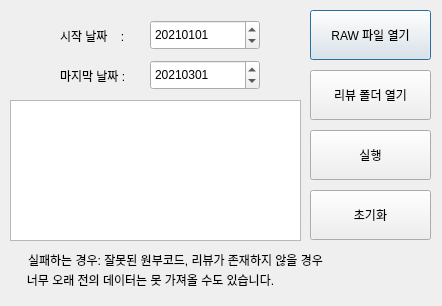
<?xml version="1.0" encoding="UTF-8"?>
<ui version="4.0">
 <class>Dialog</class>
 <widget class="QDialog" name="Dialog">
  <property name="geometry">
   <rect>
    <x>0</x>
    <y>0</y>
    <width>442</width>
    <height>306</height>
   </rect>
  </property>
  <property name="windowTitle">
   <string>Dialog</string>
  </property>
  <widget class="QDateEdit" name="START_DATE">
   <property name="geometry">
    <rect>
     <x>150</x>
     <y>20</y>
     <width>110</width>
     <height>30</height>
    </rect>
   </property>
   <property name="dateTime">
    <datetime>
     <hour>0</hour>
     <minute>0</minute>
     <second>0</second>
     <year>2021</year>
     <month>1</month>
     <day>1</day>
    </datetime>
   </property>
   <property name="minimumDateTime">
    <datetime>
     <hour>0</hour>
     <minute>0</minute>
     <second>0</second>
     <year>2020</year>
     <month>1</month>
     <day>1</day>
    </datetime>
   </property>
   <property name="displayFormat">
    <string>yyyyMMdd</string>
   </property>
  </widget>
  <widget class="QDateEdit" name="END_DATE">
   <property name="geometry">
    <rect>
     <x>150</x>
     <y>60</y>
     <width>110</width>
     <height>30</height>
    </rect>
   </property>
   <property name="dateTime">
    <datetime>
     <hour>0</hour>
     <minute>0</minute>
     <second>0</second>
     <year>2021</year>
     <month>3</month>
     <day>1</day>
    </datetime>
   </property>
   <property name="minimumDateTime">
    <datetime>
     <hour>0</hour>
     <minute>0</minute>
     <second>0</second>
     <year>2020</year>
     <month>1</month>
     <day>1</day>
    </datetime>
   </property>
   <property name="displayFormat">
    <string>yyyyMMdd</string>
   </property>
  </widget>
  <widget class="QLabel" name="label">
   <property name="geometry">
    <rect>
     <x>60</x>
     <y>20</y>
     <width>81</width>
     <height>31</height>
    </rect>
   </property>
   <property name="text">
    <string>시작 날짜    :</string>
   </property>
  </widget>
  <widget class="QLabel" name="label_2">
   <property name="geometry">
    <rect>
     <x>60</x>
     <y>60</y>
     <width>81</width>
     <height>31</height>
    </rect>
   </property>
   <property name="text">
    <string>마지막 날짜 :</string>
   </property>
  </widget>
  <widget class="QPushButton" name="openRAW">
   <property name="geometry">
    <rect>
     <x>310</x>
     <y>10</y>
     <width>121</width>
     <height>50</height>
    </rect>
   </property>
   <property name="text">
    <string>RAW 파일 열기</string>
   </property>
  </widget>
  <widget class="QPushButton" name="run">
   <property name="geometry">
    <rect>
     <x>310</x>
     <y>130</y>
     <width>121</width>
     <height>50</height>
    </rect>
   </property>
   <property name="text">
    <string>실행</string>
   </property>
  </widget>
  <widget class="QTextBrowser" name="showProgress">
   <property name="geometry">
    <rect>
     <x>10</x>
     <y>100</y>
     <width>291</width>
     <height>141</height>
    </rect>
   </property>
  </widget>
  <widget class="QPushButton" name="clear">
   <property name="geometry">
    <rect>
     <x>310</x>
     <y>190</y>
     <width>121</width>
     <height>50</height>
    </rect>
   </property>
   <property name="text">
    <string>초기화</string>
   </property>
  </widget>
  <widget class="QPushButton" name="openFolder">
   <property name="geometry">
    <rect>
     <x>310</x>
     <y>70</y>
     <width>121</width>
     <height>50</height>
    </rect>
   </property>
   <property name="text">
    <string>리뷰 폴더 열기</string>
   </property>
  </widget>
  <widget class="QLabel" name="label_3">
   <property name="geometry">
    <rect>
     <x>10</x>
     <y>270</y>
     <width>281</width>
     <height>20</height>
    </rect>
   </property>
   <property name="text">
    <string>너무 오래 전의 데이터는 못 가져올 수도 있습니다.</string>
   </property>
   <property name="alignment">
    <set>Qt::AlignCenter</set>
   </property>
  </widget>
  <widget class="QLabel" name="label_4">
   <property name="geometry">
    <rect>
     <x>10</x>
     <y>250</y>
     <width>331</width>
     <height>20</height>
    </rect>
   </property>
   <property name="text">
    <string>실패하는 경우: 잘못된 원부코드, 리뷰가 존재하지 않을 경우</string>
   </property>
   <property name="alignment">
    <set>Qt::AlignCenter</set>
   </property>
  </widget>
 </widget>
 <resources/>
 <connections/>
</ui>
